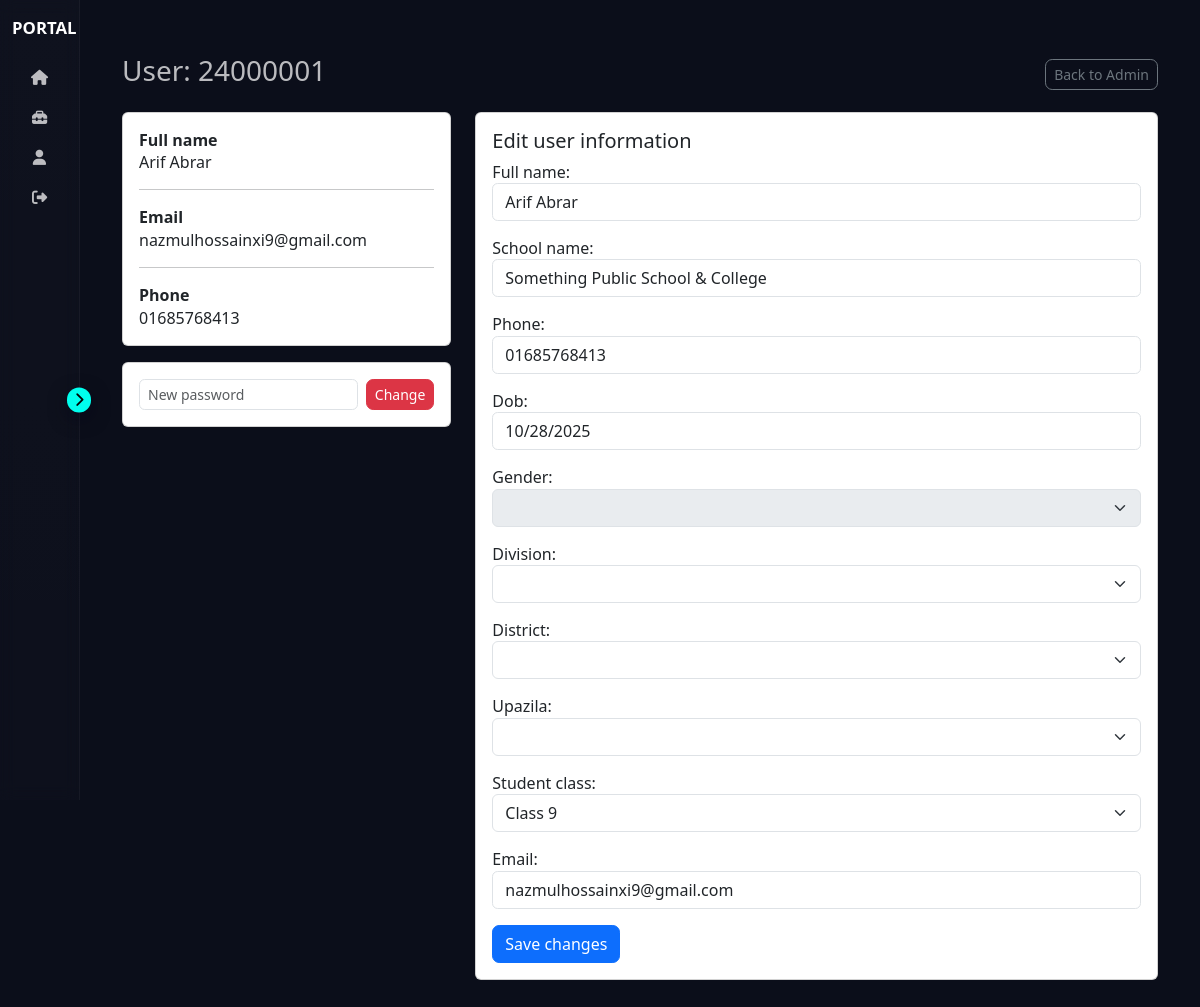
The page /profile/24000001/ (signed in) on the database its author committed.
### Registration/models.py (models this page shows, shortened)
class Student(models.Model):
    user = models.OneToOneField(
        User,
        on_delete=models.CASCADE,
        related_name="student_profile"
    )
    full_name = models.CharField(max_length=200, default="Unknown")
    school_name = models.CharField(max_length=200, default="Not Provided")
    phone = models.CharField(max_length=20, default="N/A")
    division = models.CharField(max_length=100, default="Not Selected")
    district = models.CharField(max_length=100, default="Not Selected")
    upazila = models.CharField(max_length=100, default="Not Selected")
    gender = models.CharField(max_length=20, default="Not Specified")
    student_class = models.CharField(max_length=20, default="Unknown")
    category_name = models.CharField(max_length=50, default="Unknown")
    dob = models.DateField(default=timezone.now)  # Prevent migration error
    created_at = models.DateTimeField(auto_now_add=True)
    updated_at = models.DateTimeField(auto_now=True)

### Registration/views.py (the view)
# urls.py: path("profile/<str:username>/", views.admin_profile_view, name="admin_profile"),
@login_required
def admin_profile_view(request, username):
    if not (request.user.is_staff or request.user.is_superuser):
        return HttpResponseForbidden("Admin area")
    user = get_object_or_404(User, username=username)
    student = get_object_or_404(Student, user=user)
    form = None
    if request.method == "POST":
        if "new_password" in request.POST and request.POST.get("new_password"):
            new_password = request.POST.get("new_password")
            user.set_password(new_password)
            user.save()
            messages.success(request, f"Password updated for {user.username}")
            return redirect("app:admin_profile", username=user.username)
        form = ExistingUserUpdateForm(request.POST, instance=student)
        if form.is_valid():
            with transaction.atomic():
                user.email = form.cleaned_data.get("email", user.email)
                user.save()
                student = form.save(commit=False)
                class_mapping = {
                    "3": "Primary", "4": "Primary", "5": "Primary",
                    "6": "Junior", "7": "Junior", "8": "Junior",
                    "9": "Secondary", "10": "Secondary",
                    "11": "Higher Secondary", "12": "Higher Secondary",
                }
                student.category_name = class_mapping.get(form.cleaned_data.get("student_class"), student.category_name)
                student.save()
            messages.success(request, f"Updated user {user.username}")
            return redirect("app:admin_profile", username=user.username)
        else:
            messages.error(request, "Form validation failed.")
    else:
        form = ExistingUserUpdateForm(instance=student)
        form.fields["email"].initial = user.email
    form.fields['division'].choices = [("", "-- Select Division --")] + [(d, d) for d in DIVISION_LIST]
    if student.division in GEOGRAPHY_DATA:
        districts = list(GEOGRAPHY_DATA[student.division].keys())
        form.fields['district'].choices = [("", "-- Select District --")] + [(d, d) for d in districts]
    if student.division in GEOGRAPHY_DATA and student.district in GEOGRAPHY_DATA[student.division]:
        upazilas = GEOGRAPHY_DATA[student.division][student.district]
        form.fields['upazila'].choices = [("", "-- Select Upazila --")] + [(u, u) for u in upazilas]
    context = {
        "target_user": user,
        "profile_info": student,
        "form": form,
    }
    return render(request, "admin/profile.html", context)

### Registration/templates/admin/profile.html (shortened to what this page needs)
{% extends "base.html" %}
{% block content %}
<div class="container py-4">
  <div class="d-flex justify-content-between align-items-center mb-3">
    <h3>User: {{ target_user.username }}</h3>
    <div>
      <a href="{% url 'app:admin_view' %}" class="btn btn-outline-secondary btn-sm">Back to Admin</a>
    </div>
  </div>
  <div class="row">
    <div class="col-md-4">
      <div class="card p-3 mb-3">
        <div class="fw-semibold">Full name</div>
        <div>{{ profile_info.full_name }}</div>
        <hr>
        <div class="fw-semibold">Email</div>
        <div>{{ target_user.email }}</div>
        <hr>
        <div class="fw-semibold">Phone</div>
        <div>{{ profile_info.phone }}</div>
      </div>
          <div class="card p-3">
            <form method="post" class="d-flex gap-2">
              <input name="new_password" class="form-control form-control-sm" placeholder="New password">
              <button class="btn btn-sm btn-danger">Change</button>
            </form>
          </div>
    </div>
    <div class="col-md-8">
      <div class="card p-3">
        <h5>Edit user information</h5>
        <form method="post">
          {{ form.as_p }}
          <button class="btn btn-primary">Save changes</button>
        </form>
      </div>
    </div>
  </div>
</div>
{% endblock %}

### static/css/base.css (style rules this page uses)
:root { --bg-900: #0b0e1a; --panel-800: rgba(255, 255, 255, 0.04); --muted: rgba(255, 255, 255, 0.72); --accent: #4d9bff; --accent-opaque: rgba(77, 155, 255, 0.12); --sp-xxs: 0.25rem; --sp-xs: 0.5rem; --sp-sm: 0.75rem; --sp-md: 1rem; --sp-lg: 1.5rem; --sp-xl: 2rem; --toggle-size: 1.55rem; --sidebar-collapsed: clamp(3rem, 9vw, 5rem); --sidebar-expanded: clamp(10rem, 15vw, 12rem); --bp-sm: 36rem; --bp-md: 48rem; --bp-lg: 62rem; --bp-xl: 75rem; font-family: "Inter", system-ui, -apple-system, "Segoe UI", Roboto, "Helvetica Neue", Arial; color-scheme: dark; }
html, body { height: 100%; }
body { margin: 0; background: var(--bg-900); color: var(--muted); font-size: 16px; line-height: 1.4; -webkit-font-smoothing: antialiased; }
.form-control { border-radius: 0.35rem; }
.btn { border-radius: 0.45rem; }

### rows shown on the page
Student: full_name "Arif Abrar", phone "01685768413", school_name "Something Public School & College", dob "10/28/2025", student_class "Class 9"

### other values the page prints
{{ target_user.username }} "24000001"
{{ target_user.email }} "nazmulhossainxi9@gmail.com"
